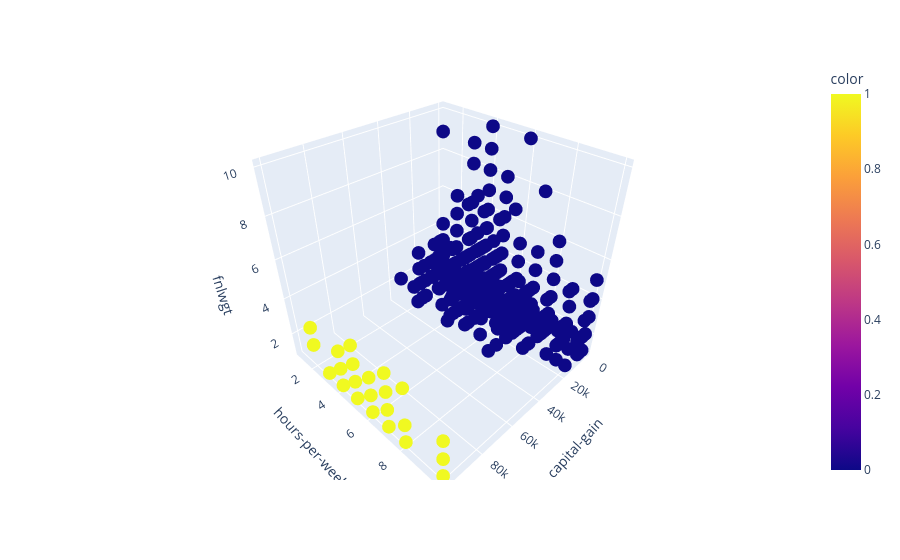

Write notebook code for a chart like this one.
### Code cell
# Plotting the 3D scatter plot with plotly.express's scatter_3d
# x, y, and z are the columns that will be plotted -> can be changed to any other columns in the dataset based on the user's preference
px.scatter_3d(df_clustering, x='capital-gain', y='hours-per-week', z='fnlwgt', color=agg_pred)

### Figure 1 — Plotly figure (JSON) as saved in the notebook; plotly's stock layout.template omitted (floating-point values rounded to 4 significant figures; data arrays with more than 128 entries replaced by an {"elided": "..."} marker saying what was removed)
{"data": [{"hovertemplate": "capital-gain=%{x}<br>hours-per-week=%{y}<br>fnlwgt=%{z}<br>color=%{marker.color}<extra></extra>", "legendgroup": "", "marker": {"color": {"elided": "32561 int values"}, "coloraxis": "coloraxis", "symbol": "circle"}, "mode": "markers", "name": "", "scene": "scene", "showlegend": false, "type": "scatter3d", "x": {"elided": "32561 int values"}, "y": {"elided": "32561 int values"}, "z": {"elided": "32561 int values"}}], "layout": {"coloraxis": {"colorbar": {"title": {"text": "color"}}, "colorscale": [[0, "#0d0887"], [0.1111, "#46039f"], [0.2222, "#7201a8"], [0.3333, "#9c179e"], [0.4444, "#bd3786"], [0.5556, "#d8576b"], [0.6667, "#ed7953"], [0.7778, "#fb9f3a"], [0.8889, "#fdca26"], [1, "#f0f921"]]}, "legend": {"tracegroupgap": 0}, "margin": {"t": 60}, "scene": {"domain": {"x": [0, 1], "y": [0, 1]}, "xaxis": {"title": {"text": "capital-gain"}}, "yaxis": {"title": {"text": "hours-per-week"}}, "zaxis": {"title": {"text": "fnlwgt"}}}}}
